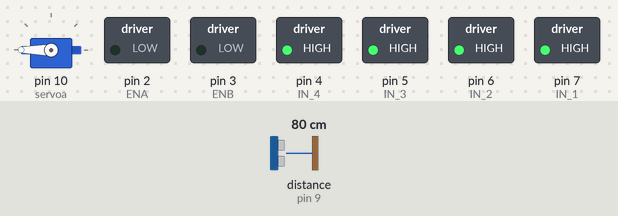
The sketch below on a simulated Arduino Uno, built with avr-gcc and run on an emulated ATmega328P. Parts: servo, switched loads named in the sketch (green lamp = pin HIGH). Wiring (inferred from the names in the program): ultrasonic range finder: trigger pin 8; echo pin 9. Dashed ring = blinking. Inputs (shaded band) come from the test bench; at power-on: distance to the obstacle (sensor on pin 9) 80 cm. The echo pulse lasts 58.3 µs per cm; pins used as bus, display or sensor lines are not drawn.

Above: at 0.95 s.
1.3 s: distance to the obstacle (sensor on pin 9) set to 32 cm
4.3 s: distance to the obstacle (sensor on pin 9) set to 27 cm
At 5.6 s:
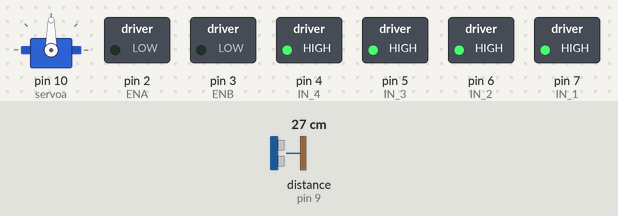
7.3 s: distance to the obstacle (sensor on pin 9) set to 35 cm
At 9.15 s:
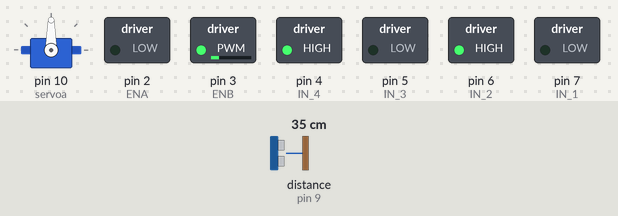
10.3 s: distance to the obstacle (sensor on pin 9) set to 2 cm
At 11.07 s:
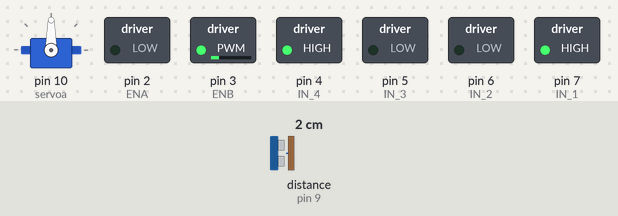
Timing chart, 0 to 14.3 s (numbered marks = the images above; inputs shaded):
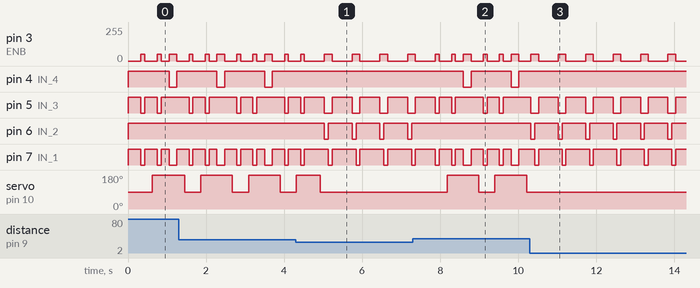

The sketch:

sketch_mein_2.0.ino
```cpp
 //серво
#include <Servo.h>
#include <math.h>
Servo servoa;
int pos=90;

 int cm , x;
int k = 0;
#define N 5
//мотор А
int IN_1 = 7;
int IN_2 = 6;
int ENA = 2;
//мотор В
int ENB = 3;
int IN_3 = 5;
int IN_4 = 4;
//відстань
int echoPin = 9;
int trigPin = 8;
 //int rotation = 0;
void setup()
{

Serial.begin (9600);
pinMode(IN_1,OUTPUT);
pinMode(IN_2,OUTPUT);
pinMode(ENA,OUTPUT);
pinMode(IN_3,OUTPUT);
pinMode(IN_4,OUTPUT);
pinMode(ENB,OUTPUT);
pinMode(trigPin, OUTPUT);
pinMode(echoPin, INPUT);
servoa.attach(10);

}
//функції окремо до моторів
void motorAforward( ) {
 digitalWrite (IN_1, LOW);
 digitalWrite (IN_2, HIGH);
 analogWrite(ENA,50);
}
  void motorBforward( ) {
 digitalWrite (IN_3,LOW );
 digitalWrite (IN_4, HIGH);
 analogWrite(ENB,50);
}
void motorAbackward( ) {
 digitalWrite (IN_1, HIGH);
 digitalWrite (IN_2, LOW);
 analogWrite(ENA,50);
}
void motorBbackward( ) {
 digitalWrite (IN_3, HIGH);
 digitalWrite (IN_4, LOW);
 analogWrite(ENB,50);
}
void motorAstop( ) {
 digitalWrite (IN_1, HIGH);
 digitalWrite (IN_2, HIGH);
 analogWrite(ENA,0);
}
void motorBstop( ) {
 digitalWrite (IN_3, HIGH);
 digitalWrite (IN_4, HIGH);
 analogWrite(ENB,0);
}
// Функції вперед,назад і тд
void forward ( ) {
 motorAforward();
 motorBforward();
}
void backward ( ) {
 motorAbackward();
 motorBbackward();
}
void right ( ) {
 motorAforward();
 motorBbackward();
}
void left () {
 motorBforward();
 motorAbackward();
}
void breakMotors() {
 motorAstop();
 motorBstop();
}
int  leftMsr()
{
  int leftAvg = 0 ;
  servoa.write(180);
  delay(100);
 leftAvg = Measure();
if (leftAvg <30 )
{
  return 1 ;
}
else
{
  if ( leftAvg > 30 || leftAvg == 0 )
  {
    return 0 ;
  }
}

}
int  forwardMsr()
{
  int forwardAvg = 0 ;
  servoa.write(90);
  delay(100);
 forwardAvg = Measure();
if (forwardAvg <30 )
{
  return 1 ;
}
else
{
  if ( forwardAvg > 30 || forwardAvg == 0 )
  {
    return 0 ;
  }
}

}
int Measure()
{
   int avg = 0 , Sum = 0 ;
  int K[N] ;
    for (int i = 0 ; i < N ; i++)
  {
    K[i] = Duration();
    Sum  = Sum + K[i];
  }
   avg = Sum / 5 ;
   for(int i  = 0 ;i <N ; i++)
   {
   if(K[i] == 0)
   {
    avg = 0;
   }

   }
   return avg ;
}
int Duration()
{
  int duration, cm;
  digitalWrite(trigPin, LOW);
  delayMicroseconds(2);
  digitalWrite(trigPin, HIGH);
  delayMicroseconds(10);
  digitalWrite(trigPin, LOW);
  duration = pulseIn(echoPin, HIGH ,8000);
  cm = (duration*.0343)/2;
//  Serial.print(cm);
 // Serial.println(" ");

 return cm;
}
void loop()
{
  int f1 = 0 ;
  int f2 = 0 ;
 breakMotors();
 delay(200);
  f1 = forwardMsr();


      if(f1==0){
        forward();
        delay(100);
        breakMotors();
        delay(200);
        f2=leftMsr();
           if(f2==1){
               forward();
               delay(100);
               breakMotors();
               delay(200);
            }
            else
            {
              if(f1==0&&f2==0){
                 forward();
                 delay(100);
                 breakMotors();
                 delay(200);
                 right();
                 delay(200);}
            }
      }
      else{
        left();
        delay(100);
        forward();
        delay(100);
        breakMotors();
        delay(200);
      }


}
```

Measured:
- the behaviour switches between 31 and 30 cm on distance to the obstacle (sensor on pin 9) (found by bisection; images 0 and 1)
- after the input at 4.3 s, pin 4 (IN_4): stops changing and stays HIGH; pin 6 (IN_2): alternates HIGH for 0.61 s and LOW for 0.10 s, starting after 0.73 s
- after the input at 7.3 s, pin 4 (IN_4): alternates HIGH for 1.0 s and LOW for 0.20 s, starting after 1.3 s; pin 6 (IN_2): stops changing and stays HIGH; servo on pin 10 (servoa): alternates 180° for 0.81 s and 90° for 0.41 s, starting after 0.88 s
- after the input at 10.3 s, pin 4 (IN_4): stops changing and stays HIGH; pin 6 (IN_2): alternates HIGH for 0.60 s and LOW for 0.10 s, starting at once; servo on pin 10 (servoa): stops changing and stays 90°
- by itself, pin 3 (ENB): alternates 50/255 for 0.20 s and 0/255 for 0.50 s
- by itself, pin 4 (IN_4): alternates HIGH for 1.0 s and LOW for 0.20 s
- by itself, pin 5 (IN_3): alternates HIGH for 0.50 s and LOW for 0.20 s
- by itself, pin 7 (IN_1): alternates HIGH for 0.60 s and LOW for 0.10 s
